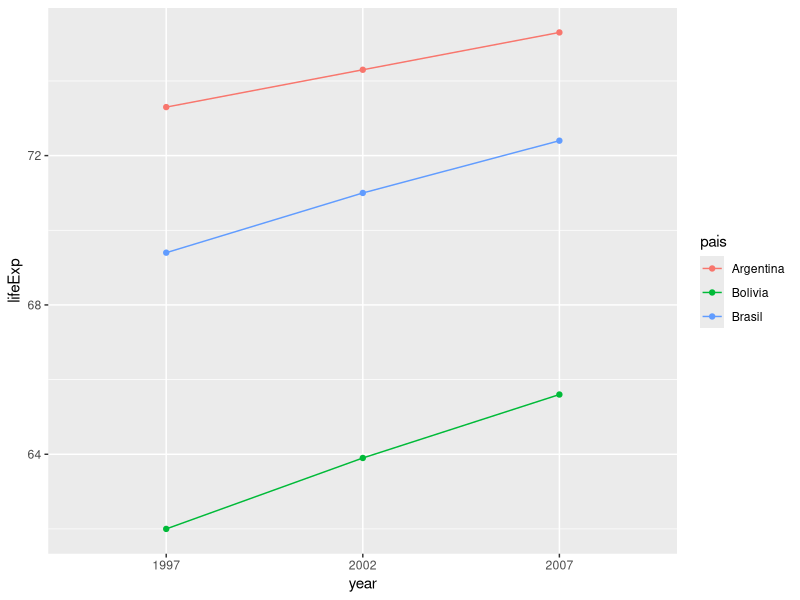

Here is the R script that generated this plot:
## ---- chunk 1
library(tidyverse)
## ---- chunk 2
datos_anchos <- tibble(
  pais = c("Bolivia", "Argentina", "Brasil"),
  `1997` = c(62.0, 73.3, 69.4),
  `2002` = c(63.9, 74.3, 71.0),
  `2007` = c(65.6, 75.3, 72.4)
)
datos_anchos
## ---- chunk 3
datos_largos <- datos_anchos |>
  pivot_longer(
    cols = `1997`:`2007`,   # columnas a convertir
    names_to = "year",      # nombre de la nueva columna con los nombres anteriores
    values_to = "lifeExp"   # nombre de la nueva columna con los valores
  )
datos_largos
## ---- chunk 4
datos_largos |>
  ggplot(aes(x = year, y = lifeExp, color = pais, group = pais)) +
  geom_line() +
  geom_point()
## ---- chunk 5
datos_largos |>
  pivot_wider(
    names_from = year,
    values_from = lifeExp
  )
## ---- chunk 6
datos_combinados <- tibble(
  pais_año = c("Bolivia_1997", "Bolivia_2002", "Argentina_1997", "Argentina_2002"),
  lifeExp = c(62.0, 63.9, 73.3, 74.3)
)

datos_combinados |>
  separate(pais_año, into = c("pais", "year"), sep = "_")
## ---- chunk 7
datos_largos |>
  unite("pais_year", pais, year, sep = "-")
